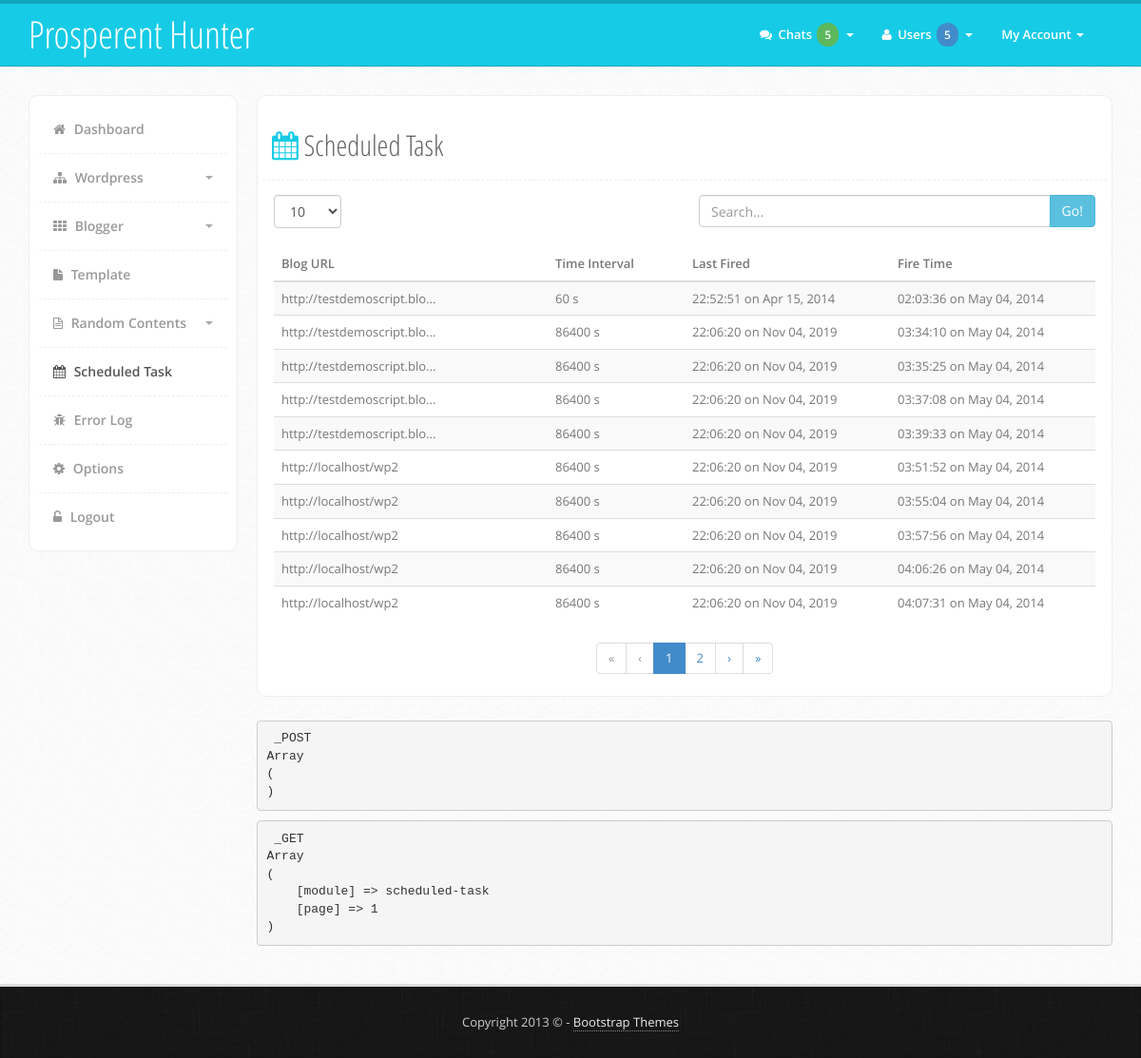
The page /?module=scheduled-task (signed in) on the database its author committed.
### tables this page shows
CREATE TABLE IF NOT EXISTS `scheduler` (
  `ID` int(11) NOT NULL AUTO_INCREMENT,
  `scriptpath` text,
  `type` varchar(10) NOT NULL,
  `blogId` int(255) NOT NULL,
  `blog_url` text NOT NULL,
  `time_interval` int(11) DEFAULT NULL,
  `last_fired` int(11) DEFAULT NULL,
  `fire_time` int(11) NOT NULL DEFAULT '0',
  `running` varchar(8) DEFAULT 'OFF',
  PRIMARY KEY (`ID`),
  KEY `fire_time` (`fire_time`)
);

### module.php (called while the page is built, shortened)
<?php
if (isset($_GET['module'])) {
    $module['module'] = $_GET['module'];
    if ($module['module'] == 'scheduled-task') {
        $module['file'] = 'module/scheduled-task/scheduled-task.php';
        $module['title'] = 'Scheduled Task';
    }
} else {
    $module['module'] = 'dashboard';
    $module['file'] = 'dashboard.php';
    $module['title'] = 'Dashboard';
}
?>

### module/scheduled-task/scheduled-task.php (the view, shortened to what this page needs)
<?php
if (isset($_GET['length'])) {
    $limit = $_GET['length'];
} else {
    $limit = '10';
}
$page = (int)$_GET['page'];
$eu = (($page - '1') * $limit);
$queryTask = "SELECT * FROM scheduler";
if (isset($_GET['search'])) {
    $search = slashes($_GET['search']);
    $queryTask .= " WHERE blog_url LIKE '%" . $search . "%'";
} else {
    $search = NULL;
}
$resultTotal = $mysqli->query($queryTask)->num_rows OR trigger_error($mysqli->error . "[$queryTask]");
$queryData = $queryTask . " LIMIT $eu, $limit";
$resultTask = $mysqli->query($queryData) OR trigger_error($mysqli->error . "[$queryData]");
?>
                            <div class="content-box">
                                <div class="content-head">
                                    <h2><i class="fa fa-calendar color"></i> <?php echo $module['title']; ?></h2>
                                </div>
                                <div class="content-body">
                                    <form name ="tool-form" action="" method="GET">
                                        <div class="row">
                                            <div class="col-md-6 form-group">
                                                <label>
                                                    <select name="length" class="form-control" size="1" onchange="this.form.submit()">
                                                        <option value="10" <?php echo ($limit == '10') ? "selected" : "" ?>>10</option>
                                                    </select>
                                                </label>
                                            </div>
                                            <div class="col-md-6 input-group">
                                                <div class="input-group">
                                                    <input type="text" name="search" class="form-control" placeholder="Search..." value="<?php echo $search; ?>">
                                                    <span class="input-group-btn"><button type="submit" class="btn default">Go!</button></span>
                                                </div>
                                            </div>
                                        </div>
                                    </form>
                                    <form name="wordpress-form" action="" method="POST">
                                        <table class="table table-striped table-hover">
                                            <thead>
                                                <tr>
                                                    <th class="col-md-4">Blog URL</th>
                                                    <th class="col-md-2">Time Interval</th>
                                                    <th class="col-md-3">Last Fired</th>
                                                    <th class="col-md-3">Fire Time</th>
                                                </tr>
                                            </thead>
                                            <tbody>
                                                <?php while ($taskRow = $resultTask->fetch_array(MYSQLI_ASSOC)) { ?>
                                                <tr>
                                                    <td><?php echo shortString($taskRow['blog_url'],'25'); ?></td>
                                                    <td><?php echo $taskRow['time_interval'] . " s"; ?></td>
                                                    <td><?php echo strftime("%H:%M:%S on %b %d, %Y", $taskRow['last_fired']); ?></td>
                                                    <td><?php echo strftime("%H:%M:%S on %b %d, %Y", $taskRow['fire_time']); ?></td>
                                                </tr>
                                                <?php } ?>
                                            </tbody>
                                        </table>
                                    </form>
                                    <div class="text-center">
                                        <ul class="pagination">
                                            <?php echo pagination($resultTotal, $page, $limit, 'page'); ?>
                                        </ul>
                                    </div>
                                </div>
                            </div>

### index.php (shortened to what this page needs)
<?php
require_once 'functions.php';
require_once 'module.php';
?>
<!DOCTYPE HTML>
<html>
    <?php include 'header.php'; ?>
    <body>
        <?php include 'navbar.php'; ?>
        <?php
        if ($module['module'] == 'login' || $module['module'] == 'logout') {
            include $module['file'];
        } else { ?>
        <div class="page-content">
            <div class="container">
                <?php include 'sidebar.php'; ?>
                <div class="main-content">
                    <div class="row">
                        <div class="col-md-12">
                            <?php include $module['file']; ?>
                            <?php
                            echo "<br>";
                            echo "<pre> _POST <br>";
                            print_r($_POST);
                            echo "</pre>";
                            echo "<pre> _GET <br>";
                            print_r($_GET);
                            echo "</pre>";
                            ?>
                        </div>
                    </div>
                </div>
            </div>
        </div>
        <?php } ?>
        <?php include 'footer.php'; ?>
    </body>
</html>

### header.php (shortened to what this page needs)
<head>
    <link href="assets/plugins/bootstrap/css/bootstrap.min.css" rel="stylesheet" />
    <link href="assets/plugins/font-awesome/css/font-awesome.min.css" rel="stylesheet" />
    <link href="assets/css/style.css" rel="stylesheet" />
    <link href="assets/plugins/summernote/css/summernote.css" rel="stylesheet" />
    <link href="assets/plugins/datepicker/css/datepicker.css" rel="stylesheet" />
</head>

### navbar.php (shortened to what this page needs)
<div class="header">
    <div class="container">
        <div class="row">
            <div class="col-md-6">
                <div class="logo">
                    <h1><a href="?module=dashboard">Prosperent Hunter</a></h1>
                </div>
            </div>
            <div class="col-md-6">
                <div class="navbar navbar-inverse" role="banner">
                    <nav class="collapse navbar-collapse bs-navbar-collapse navbar-right" role="navigation">
                        <ul class="nav navbar-nav">
                            <li class="dropdown">
                                <a href="#" class="dropdown-toggle" data-toggle="dropdown"><i class="fa fa-comments"></i> Chats <span class="label label-success">5</span> <b class="caret"></b></a>
                            </li>
                            <li class="dropdown">
                                <a href="#" class="dropdown-toggle" data-toggle="dropdown"><i class="fa fa-user"></i> Users <span class="label label-primary">5</span> <b class="caret"></b></a>
                            </li>
                            <li class="dropdown">
                                <a href="#" class="dropdown-toggle" data-toggle="dropdown">My Account <b class="caret"></b></a>
                            </li>
                        </ul>
                    </nav>
                </div>
            </div>
        </div>
    </div>
</div>

### sidebar.php (shortened to what this page needs)
<div class="sidebar">
    <ul class="nav">
        <li <?php if ($module['module'] == 'dashboard') { echo 'class="current"'; } ?>><a href="?module=dashboard"><i class="fa fa-home"></i> Dashboard</a></li>
        <li class="sub-menu <?php if (($module['module'] == 'wordpress') || ($module['module'] == 'wp-quick-post')  || ($module['module'] == 'wp-xml')) { echo 'current open'; } ?>">
            <a href="#">
            <i class="fa fa-sitemap"></i> Wordpress
            <span class="caret pull-right"></span>
            </a>
        </li>
        <li class="sub-menu <?php if (($module['module'] == 'blogger') || ($module['module'] == 'bg-quick-post') || ($module['module'] == 'bg-xml')) { echo 'current open'; } ?>">
            <a href="#">
            <i class="fa fa-th"></i> Blogger
            <span class="caret pull-right"></span>
            </a>
        </li>
        <li <?php if ($module['module'] == 'template') { echo 'class="current"'; } ?>><a href="?module=template"><i class="fa fa-file"></i> Template</a></li>
        <li class="sub-menu <?php if (($module['module'] == 'header-contents') || ($module['module'] == 'footer-contents')) { echo 'current open'; } ?>">
            <a href="#">
            <i class="fa fa-file-text-o"></i> Random Contents
            <span class="caret pull-right"></span>
            </a>
        </li>
        <li <?php if ($module['module'] == 'scheduled-task') { echo 'class="current"'; } ?>><a href="?module=scheduled-task"><i class="fa fa-calendar"></i> Scheduled Task</a></li>
        <li <?php if ($module['module'] == 'error-log') { echo 'class="active"'; } ?>><a href="?module=error-log"><i class="fa fa-bug"></i> Error Log</a></li>
        <li <?php if ($module['module'] == 'options') { echo 'class="active"'; } ?>><a href="?module=options"><i class="fa fa-cog"></i> Options</a></li>
        <li <?php if ($module['module'] == 'logout') { echo 'class="active"'; } ?>><a href="?module=logout"><i class="fa fa-unlock-alt"></i> Logout</a></li>
    </ul>
</div>

### functions.php (shortened to what this page needs)
<?php
function shortString($string, $limit) {
    if (strlen($string) > ($limit + '3')) {
        $string = substr($string, '0' ,$limit) . '...';
        echo $string;
    } else {
        echo $string;;
    }
}
function url($parameter, $value) {
    $output = '?';
    $firstRun = true;
    foreach($_GET as $key=>$val) {
        if($key != $parameter) {
            if(!$firstRun) {
                $output .= '&';
            } else {
                $firstRun = false;
            }
            $output .= $key . '=' . urlencode($val);
         }
    }
    if(!$firstRun)
        $output .= '&';
    $output .= $parameter . '=' . urlencode($value);
    return htmlentities($output);
}
function pagination($total, $page, $shown, $url) {
    $pages = ceil($total / $shown);
    $range_start = ($page - '2') <= '0' || ($pages - '4') <= '0' ? '1' : (($page + '2') >= $pages ? $pages - '4' : $page - '2');
    $range_end = $pages <= '5' ? $pages : (($page + '2') >= $pages ? $pages : $range_start + '4');
    if ($page > '1') {
        $r[] = '<li><a href="' . url($url, ($page / $page)) . '">&laquo;</a></li>';
        $r[] = '<li><a href="' . url($url, ($page - '1')) . '">&lsaquo;</a></li>';
    } else {
        $r[] = '<li class="disabled"><a href="javascript:;">&laquo;</a></li>';
        $r[] = '<li class="disabled"><a href="javascript:;">&lsaquo;</a></li>';
    }
    if ($range_end > '1') {
        foreach(range($range_start, $range_end) as $key => $value) {
            if ($value == $page) {
                $r[] = '<li class="active"><a href="javascript:;">' . $value . '</a></li>';
            } else {
                $r[] = '<li><a href="' . url($url, $value)  . '">' . $value . '</a></li>';
            }
        }
    } else {
        $r[] = '<li class="disabled"><a href="javascript:;">' . $page . '</a></li>';
    }
    if ($page < $pages) {
        $r[] = '<li><a href="' . url($url, ($page + '1')) . '">&rsaquo;</a></li>';
        $r[] = '<li><a href="' . url($url, $pages) . '">&raquo;</a></li>';
    } else {
        $r[] = '<li class="disabled"><a href="javascript:;">&rsaquo;</a></li>';
        $r[] = '<li class="disabled"><a href="javascript:;">&raquo;</a></li>';
    }
    return ((isset($r)) ? implode("\r\n", $r) : '');
}
?>

### footer.php
<footer>
    <div class="container">
        <div class="credit text-center">
            Copyright 2013 &copy; - <a href="#">Bootstrap Themes</a>
        </div>
    </div>
</footer>

### assets/css/style.css (style rules this page uses)
body { font-family: 'Open Sans', sans-serif; color: #444; font-size: 13px; line-height: 25px; -webkit-font-smoothing: antialiased; background: #fafafa url('../img/main-back.png') repeat; }
h1,h2,h3,h4 { font-family: 'Open Sans Condensed', sans-serif; }
.color { color: #16cbe6; }
.pagination { margin: 5px 0px; }
.page-content { margin: 30px 0px; }
.header { height: 70px; background: #16cbe6; border-top: 4px solid #0fa6bc; border-bottom: 1px solid #0fa6bc; }
.header .logo h1 { font-size: 40px; margin: 0px; padding: 10px 0px; }
.header .logo h1 a { color: #fff; font-family: 'Open Sans Condensed', sans-serif; }
.header .navbar * { box-shadow: none !important; }
.header .navbar .label { font-size: 12px; padding: 4px 8px; margin: 0px 2px; border-radius: 15px !important; }
.header .navbar { background: none !important; border: 0px !important; }
.header .navbar i { margin-right: 3px; }
.header .navbar .nav > li > a { color: #fff !important; font-size: 13px !important; border-bottom: 0px !important; margin-top: 7px !important; font-weight: bold; }
.header .navbar-collapse { border: 0px !important; }
.header .navbar-nav .caret { border-top-color: #fff !important; border-bottom-color: #fff !important; }
.sidebar { margin-bottom: 30px; width: 220px; display: block; float: left; background: #fff; border-radius: 10px; padding: 10px; border-left: 1px solid #eee; border-top: 1px solid #eee; border-right: 1px solid #eee; border-bottom: 1px solid #eee; position: absolute; }
.sidebar ul.nav, .sidebar ul.nav ul { list-style: none; padding: 0px; margin: 0px; }
.sidebar .nav > li { margin: 0; border-bottom: 1px dashed #eee; }
.sidebar .nav > li:last-child { border-bottom: 0px; }
.sidebar .nav > li > a { font-size: 14px; line-height: 20px; padding: 15px 15px; color: #999; display: block; font-weight: bold; background: none; text-decoration: none; border-top: 0px; font-weight: bold; }
.sidebar .nav > li > a > i { margin-right: 5px; }
.sidebar .nav li a:hover, .sidebar .nav li.current > a { background: #fff; color: #555; border-bottom: 0px; }
.sidebar .nav a .caret { float: right; width: 0; height: 0; display: inline-block; vertical-align: top; border-top: 4px solid #aaa; border-right: 4px solid transparent; border-left: 4px solid transparent; content: ""; margin-top: 8px; margin-left: 2px; }
.nav { margin-bottom: 15px; }
.main-content { position: relative; margin-left: 240px; margin-right: 0px; width: auto; min-height: 550px; }
.content-box { background: #fff; padding: 5px; border-radius: 10px; border-left: 1px solid #eee; border-top: 1px solid #eee; border-bottom: 1px solid #eee; border-right: 1px solid #eee; }
.content-box .content-head { margin: 0px; font-family: "Open Sans", sans-serif; font-size: 15px; line-height: 25px; color: #666; padding: 10px; margin-bottom: 10px; padding-bottom: 10px; border-bottom: 1px dashed #eee; }
.content-box .content-body { padding: 5px 12px; color: #777; }
footer { background: #333 url("../img/footer-back.png") repeat; border-top: 3px solid #ddd; box-shadow: inset 0px 0px 3px #111; color: #ccc; font-size: 14px; line-height: 25px; padding: 10px 0px 10px 0px; }
footer a { color: #eee; text-decoration: none; border-bottom: 1px dotted #888; }
footer .credit { font-size: 13px; margin: 15px 0px; }
.default { color: #ffffff; background-color: #5bc0de; border-color: #46b8da; }

### rows shown on the page
scheduler: blog_url "http://testdemoscript.blo...", time_interval "60", last_fired "22:52:51 on Apr 15, 2014", fire_time "02:03:36 on May 04, 2014"
scheduler: blog_url "http://testdemoscript.blo...", time_interval "86400", last_fired "22:06:20 on Nov 04, 2019", fire_time "03:34:10 on May 04, 2014"
scheduler: blog_url "http://testdemoscript.blo...", time_interval "86400", last_fired "22:06:20 on Nov 04, 2019", fire_time "03:35:25 on May 04, 2014"
scheduler: blog_url "http://testdemoscript.blo...", time_interval "86400", last_fired "22:06:20 on Nov 04, 2019", fire_time "03:37:08 on May 04, 2014"
scheduler: blog_url "http://testdemoscript.blo...", time_interval "86400", last_fired "22:06:20 on Nov 04, 2019", fire_time "03:39:33 on May 04, 2014"
scheduler: blog_url "http://localhost/wp2", time_interval "86400", last_fired "22:06:20 on Nov 04, 2019", fire_time "03:51:52 on May 04, 2014"
scheduler: blog_url "http://localhost/wp2", time_interval "86400", last_fired "22:06:20 on Nov 04, 2019", fire_time "03:55:04 on May 04, 2014"
scheduler: blog_url "http://localhost/wp2", time_interval "86400", last_fired "22:06:20 on Nov 04, 2019", fire_time "03:57:56 on May 04, 2014"
scheduler: blog_url "http://localhost/wp2", time_interval "86400", last_fired "22:06:20 on Nov 04, 2019", fire_time "04:06:26 on May 04, 2014"
scheduler: blog_url "http://localhost/wp2", time_interval "86400", last_fired "22:06:20 on Nov 04, 2019", fire_time "04:07:31 on May 04, 2014"

### other values the page prints
$module['title'] "Scheduled Task"
$value "1"
$value "2"
